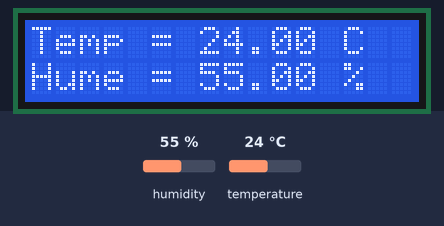
Recording of a sketch running on a simulated ESP8266 (NodeMCU). Parts: 16×2 character LCD. The test bench sets the inputs (shaded band); at power-on: humidity 55 %, temperature 24 °C. WiFi joins after 1.5 s; servers stay silent unless stated; what the sketch prints to the serial monitor is not drawn.

Above: at 3.6 s.
3.7 s: humidity set to 22 %
At 6.2 s:
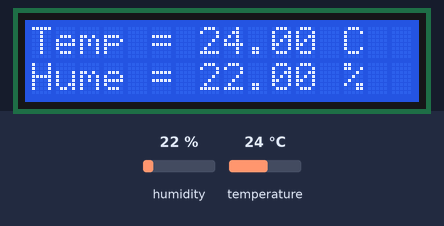
6.6 s: temperature set to 12 °C
At 8.0 s:
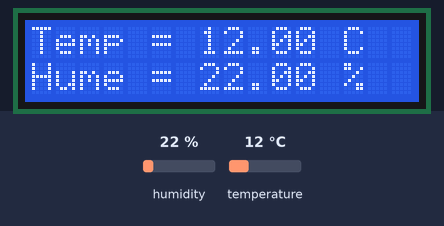
9.5 s: humidity set to 40 %
At 12.2 s:
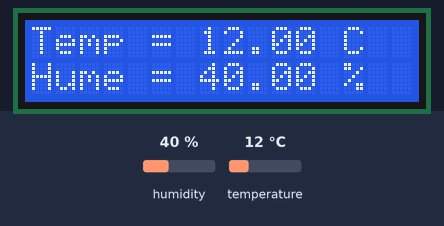
12.5 s: temperature set to 19 °C
At 13.8 s:
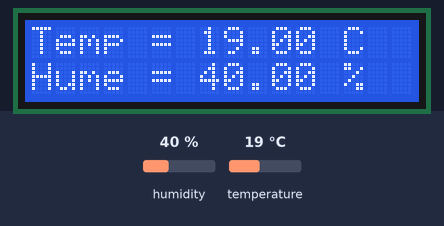
Timing chart, 0 to 15.5 s (numbered marks = the images above; inputs shaded):
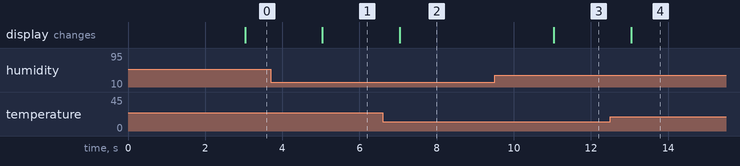

Measured:
- after the input at 3.7 s, the display: changes after 1.3 s (image 1)
- after the input at 6.6 s, the display: changes after 0.44 s (image 2)
- after the input at 9.5 s, the display: changes after 1.5 s (image 3)
- after the input at 12.5 s, the display: changes after 0.54 s (image 4)

The sketch:

ProyectoNodeMCUTemperaturaRIG.ino
```cpp
//===================================================================================
// PROYECTO NODEMCU ESP8266
// SENSOR DE TEMPERATURA
// REGISTRO VISUAL POR DISPLAY LCD 16x2
// REGISTRO DE DATOS POR FIREBASE
//===================================================================================

//===================================================================================
// MCCT. PEDRO HERNANDEZ OREGEL
// ENERO - 2022
//===================================================================================


//--------------------------------------------------------------------------------- INCLUDE
//............................   LiquidCrystal I2C   ..................................
#include <Wire.h>
#include <LiquidCrystal_I2C.h>

//............................   ESP 8266   ..................................
#include "FirebaseESP8266.h"
#include <ESP8266WiFi.h>

//............................   DHT11   ..................................
#include "DHTesp.h"

//---------------------------------------------------------------------------------- DEFINE & GLOBAL

// Se crea el objeto DHT11
DHTesp dht;
#define PINDHT D3

//Crear el objeto lcd  dirección 0x27, 16 columnas x 2 filas
LiquidCrystal_I2C lcd(0x27, 16, 2);

// Se crean los parametros para la conexión a FIREBASE
// Ruta de la base de datos y secreto de la BD
#define FIREBASE_HOST "casa01-fc56a-default-rtdb.firebaseio.com" //Sin http:// o https://
#define FIREBASE_AUTH "ArH6EQVGtVofNdEHmCWoCwaxdcbGrY0NRkhUYKCL"

// Se define el objeto FIREBASE y la BD de conexión
String path = "/Farm";
//Define un objeto de Firebase
FirebaseData firebaseData;

// Se definen los parámetros para la coenxión WiFi
#define WIFI_SSID "Totalplay-77A5"
#define WIFI_PASSWORD "274326638"

// Generally, you should use "unsigned long" for variables that hold time
// The value will quickly become too large for an int to store
unsigned long previousMillis = 0;     // will store last time LED was updated

// constants won't change:
const long interval = 2000;           // interval (milliseconds)

//--------------------------------------------------------------------------------- FUNCTIONS
void printResult(FirebaseData &data);
void CausaError(void);
void InforSetLuzSensor(void);
void InforGetLuzSensor(void);

//--------------------------------------------------------------------------------- SETUP
void setup()
{
  // -------------------------------> Inicializar el LCD
  lcd.init();
  //Encender la luz de fondo.
  lcd.backlight();

  // -------------------------------> Inicializar DHT11
  // Conecta el sensor DHT11 al GPIO 1 (pin D3)
  dht.setup(PINDHT, DHTesp::DHT11);

  // -------------------------------> Inicializar Conexión WiFi
  Serial.begin(115200);

  WiFi.begin(WIFI_SSID, WIFI_PASSWORD);
  Serial.print("Conectando a ....");
  while (WiFi.status() != WL_CONNECTED)
  {
    Serial.print(".");
    delay(300);
  }
  Serial.println();
  Serial.print("Conectado con la IP: ");
  Serial.println(WiFi.localIP());
  Serial.println();

  // -------------------------------> Inicializar Conexión FIREBASE
  Firebase.begin(FIREBASE_HOST, FIREBASE_AUTH);
  Firebase.reconnectWiFi(true);

  //Establezca el tiempo de espera de lectura de la base de datos en 1 minuto (máximo 15 minutos)
  Firebase.setReadTimeout(firebaseData, 1000 * 60);

  //Tamaño y  tiempo de espera de escritura, tiny (1s), small (10s), medium (30s) and large (60s).
  //tiny, small, medium, large and unlimited.
  Firebase.setwriteSizeLimit(firebaseData, "tiny");
}


//---------------------------------------------------------------------------------- LOOP
void loop()
{
  unsigned long currentMillis = millis();

  if (currentMillis - previousMillis >= interval) {
    // save the last time you blinked the LED
    previousMillis = currentMillis;

    delay(dht.getMinimumSamplingPeriod());
    float humedad = dht.getHumidity();
    float temperatura = dht.getTemperature();
    Serial.print(dht.getStatusString());
    Serial.print("\t");
    Serial.print(String(humedad));
    Serial.print("\t\t");
    Serial.println(String(temperatura));

    lcd.setCursor(0, 0);
    lcd.print("Temp = " + String(temperatura) + " C");
    lcd.setCursor(0, 1);
    lcd.print("Hume = " + String(humedad) + " %");

    Serial.println("------------------------------------");
    Serial.println("ACTUALIZAR EL ESTADO DE LOS SENSORES");
    if (Firebase.setFloat(firebaseData, path + "/RigAzul/Humedad", humedad)) {InforSetLuzSensor();} else {CausaError();}
    if (Firebase.setFloat(firebaseData, path + "/RigAzul/Temperatura", temperatura)) {InforSetLuzSensor();} else {CausaError();}
    if (Firebase.setFloat(firebaseData, path + "/RigRojo/Humedad", humedad)) {InforSetLuzSensor();} else {CausaError();}
    if (Firebase.setFloat(firebaseData, path + "/RigRojo/Temperatura", temperatura)) {InforSetLuzSensor();} else {CausaError();}
  }
}

//---------------------------------------------------------------------------------- InforGetLuzSensor

void InforGetLuzSensor(void)
{
  Serial.println("Aprobado");
  Serial.println("Ruta: " + firebaseData.dataPath());
  Serial.println("Tipo: " + firebaseData.dataType());
  Serial.println("ETag: " + firebaseData.ETag());
  Serial.print("Valor: ");
  printResult(firebaseData);
  Serial.println("------------------------------------");
  Serial.println();
}

//---------------------------------------------------------------------------------- InforSetLuzSensor
void InforSetLuzSensor(void)
{
  Serial.println("Aprobado");
  Serial.println("Ruta: " + firebaseData.dataPath());
  Serial.println("Tipo: " + firebaseData.dataType());
  Serial.println("ETag: " + firebaseData.ETag());
  Serial.print("Valor: ");
  printResult(firebaseData);
  Serial.println("------------------------------------");
  Serial.println();
}

//---------------------------------------------------------------------------------- CausaError
void CausaError(void)
{
  Serial.println("ERROR");
  Serial.println("RAZON: " + firebaseData.errorReason());
  Serial.println("------------------------------------");
  Serial.println();
}

//---------------------------------------------------------------------------------- printResult
void printResult(FirebaseData &data)
{
    if (data.dataType() == "int")
        Serial.println(data.intData());
    else if (data.dataType() == "float")
        Serial.println(data.floatData(), 5);
    else if (data.dataType() == "double")
        printf("%.9lf\n", data.doubleData());
    else if (data.dataType() == "boolean")
        Serial.println(data.boolData() == 1 ? "true" : "false");
    else if (data.dataType() == "string")
        Serial.println(data.stringData());
}


//---------------------------------------------------------------------------------------------------------
// REFERENCIAS
//---------------------------------------------------------------------------------------------------------
//
// Instalación de librerías para Gestión de Placas
// https://naylampmechatronics.com/blog/56_usando-esp8266-con-el-ide-de-arduino.html
//
// Instalación y configuración de librerías de sensor de temperatura DHT11
// https://smelpro.com/blog/sensor-dht11/
//
// Interactuar Sensor DHT11 y ESP8266
// https://smelpro.com/blog/esp8266-webserver-dht11/
//
// Esta versión utiliza una librería para DHT11 con ESP8266, todo incluido
// https://www.ac.uma.es/~andres/tutorial/
//
// Conexión y configuración LCD configurado con I2C
// https://naylampmechatronics.com/blog/35_tutorial-lcd-con-i2c-controla-un-lcd-con-solo-dos-pines.html
// https://elosciloscopio.com/tutorial-pantalla-lcd-arduino-esp8266-esp32/
//
// Ejemplo de función e implementación de millis()
// https://docs.arduino.cc/built-in-examples/digital/BlinkWithoutDelay
//
// Descarga e instalación de librerias para Firebase
// https://www.youtube.com/watch?v=ERNcbSQA37E
// https://cursos.innovadomotics.com/cursos/firebase-y-arduino/leccion/firebase-iot/
// 1_ArdFireBasico.ino
```
